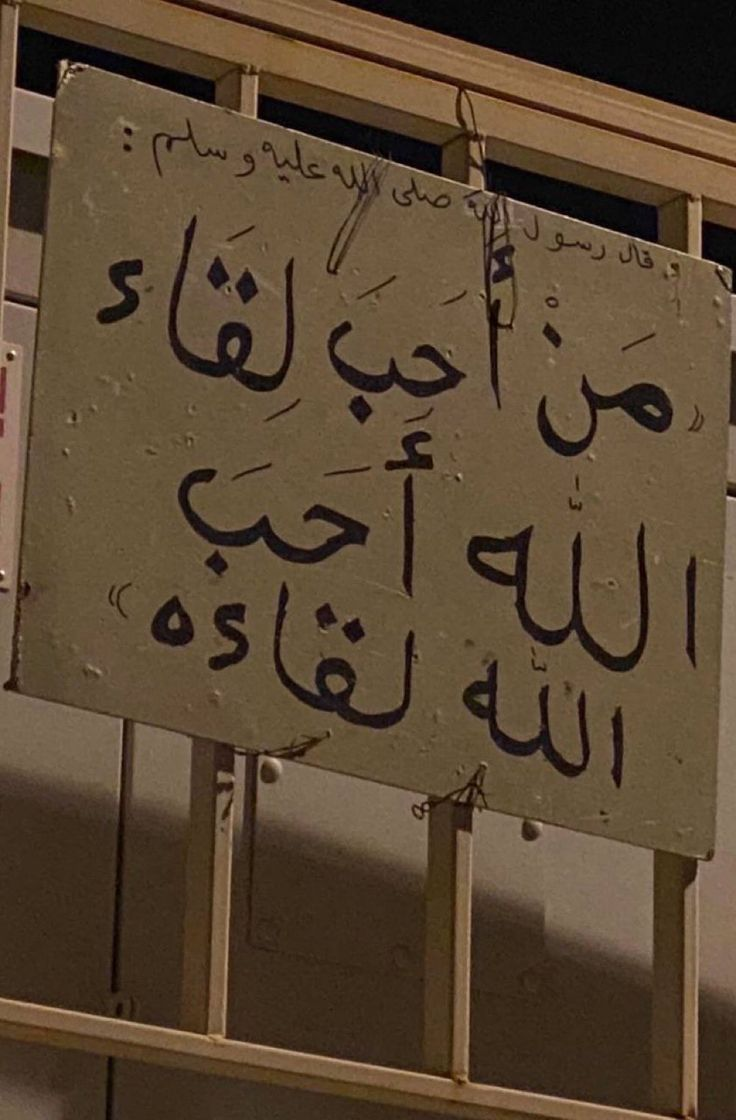
#> input picture OpenCv/Resources/img2.jpg, 736 x 1120 px
$ python 7.Warp_Perspective.py
#> lines starting #> are read from the running program, lines starting #| are printed output that depends on the picture
import cv2
import numpy as np

# Load the image
img = cv2.imread("Resources/img2.jpg")
#> img is the input picture: shape (1120, 736, 3); mean B, G, R 50.8, 71.9, 90.6

# Define the width and height of the output image
width, height = 200, 300

# Define the four points from the original image that will be transformed
# These points should be selected based on the area you want to warp
pts1 = np.float32([[62, 63], [727, 273], [13, 682], [716, 856]])

# Define the corresponding points in the output image (rectangle)
# These points map the selected area to a new perspective
pts2 = np.float32([[0, 0], [width, 0], [0, height], [width, height]])

# Compute the transformation matrix for perspective warping
matrix = cv2.getPerspectiveTransform(pts1, pts2)
print(matrix)

# Apply the perspective transformation to get the desired output
imgOutput = cv2.warpPerspective(img, matrix, (width, height))
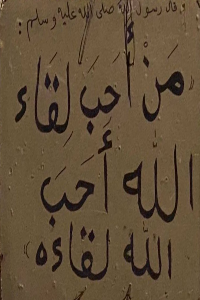
#> imgOutput: shape (300, 200, 3); mean B, G, R 56.3, 79.7, 98

# Display the original image
cv2.imshow("Image", img)

# Display the transformed output image
cv2.imshow("Output", imgOutput)

# Wait indefinitely for a key press before closing the windows
cv2.waitKey(0)
cv2.destroyAllWindows()  # Close all windows after key press
